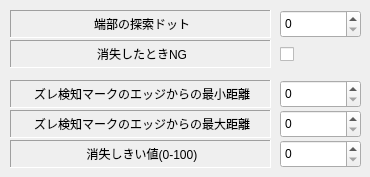
      <widget class="QWidget" name="tab_17">
       <attribute name="title">
        <string>下</string>
       </attribute>
       <widget class="QSpinBox" name="EditSearchDotEdge3">
        <property name="geometry">
         <rect>
          <x>280</x>
          <y>10</y>
          <width>81</width>
          <height>28</height>
         </rect>
        </property>
        <property name="maximum">
         <number>1000</number>
        </property>
       </widget>
       <widget class="QSpinBox" name="EditThresholdLost3">
        <property name="geometry">
         <rect>
          <x>280</x>
          <y>140</y>
          <width>81</width>
          <height>28</height>
         </rect>
        </property>
        <property name="maximum">
         <number>100</number>
        </property>
       </widget>
       <widget class="QCheckBox" name="checkBoxNGByLosingMark3">
        <property name="geometry">
         <rect>
          <x>280</x>
          <y>40</y>
          <width>58</width>
          <height>28</height>
         </rect>
        </property>
        <property name="text">
         <string/>
        </property>
       </widget>
       <widget class="QLabel" name="label_51">
        <property name="geometry">
         <rect>
          <x>10</x>
          <y>10</y>
          <width>261</width>
          <height>28</height>
         </rect>
        </property>
        <property name="frameShape">
         <enum>QFrame::Panel</enum>
        </property>
        <property name="frameShadow">
         <enum>QFrame::Sunken</enum>
        </property>
        <property name="text">
         <string>端部の探索ドット</string>
        </property>
        <property name="alignment">
         <set>Qt::AlignCenter|Qt::AlignHCenter|Qt::AlignLeading|Qt::AlignLeft|Qt::AlignVCenter</set>
        </property>
       </widget>
       <widget class="QLabel" name="label_52">
        <property name="geometry">
         <rect>
          <x>10</x>
          <y>80</y>
          <width>261</width>
          <height>28</height>
         </rect>
        </property>
        <property name="frameShape">
         <enum>QFrame::Panel</enum>
        </property>
        <property name="frameShadow">
         <enum>QFrame::Sunken</enum>
        </property>
        <property name="text">
         <string>ズレ検知マークのエッジからの最小距離</string>
        </property>
        <property name="alignment">
         <set>Qt::AlignCenter|Qt::AlignHCenter|Qt::AlignLeading|Qt::AlignLeft|Qt::AlignVCenter</set>
        </property>
       </widget>
       <widget class="QSpinBox" name="EditSearchDotMarkMax3">
        <property name="geometry">
         <rect>
          <x>280</x>
          <y>110</y>
          <width>81</width>
          <height>28</height>
         </rect>
        </property>
        <property name="maximum">
         <number>10000</number>
        </property>
       </widget>
       <widget class="QLabel" name="label_53">
        <property name="geometry">
         <rect>
          <x>10</x>
          <y>140</y>
          <width>261</width>
          <height>28</height>
         </rect>
        </property>
        <property name="frameShape">
         <enum>QFrame::Panel</enum>
        </property>
        <property name="frameShadow">
         <enum>QFrame::Sunken</enum>
        </property>
        <property name="text">
         <string>消失しきい値(0-100)</string>
        </property>
        <property name="alignment">
         <set>Qt::AlignCenter|Qt::AlignHCenter|Qt::AlignLeading|Qt::AlignLeft|Qt::AlignVCenter</set>
        </property>
       </widget>
       <widget class="QLabel" name="label_54">
        <property name="geometry">
         <rect>
          <x>10</x>
          <y>110</y>
          <width>261</width>
          <height>28</height>
         </rect>
        </property>
        <property name="frameShape">
         <enum>QFrame::Panel</enum>
        </property>
        <property name="frameShadow">
         <enum>QFrame::Sunken</enum>
        </property>
        <property name="text">
         <string>ズレ検知マークのエッジからの最大距離</string>
        </property>
        <property name="alignment">
         <set>Qt::AlignCenter|Qt::AlignHCenter|Qt::AlignLeading|Qt::AlignLeft|Qt::AlignVCenter</set>
        </property>
       </widget>
       <widget class="QLabel" name="label_55">
        <property name="geometry">
         <rect>
          <x>10</x>
          <y>40</y>
          <width>261</width>
          <height>28</height>
         </rect>
        </property>
        <property name="frameShape">
         <enum>QFrame::Panel</enum>
        </property>
        <property name="frameShadow">
         <enum>QFrame::Sunken</enum>
        </property>
        <property name="text">
         <string>消失したときNG</string>
        </property>
        <property name="alignment">
         <set>Qt::AlignCenter|Qt::AlignHCenter|Qt::AlignLeading|Qt::AlignLeft|Qt::AlignVCenter</set>
        </property>
       </widget>
       <widget class="QSpinBox" name="EditSearchDotMarkMin3">
        <property name="geometry">
         <rect>
          <x>280</x>
          <y>80</y>
          <width>81</width>
          <height>28</height>
         </rect>
        </property>
        <property name="maximum">
         <number>10000</number>
        </property>
       </widget>
      </widget>
